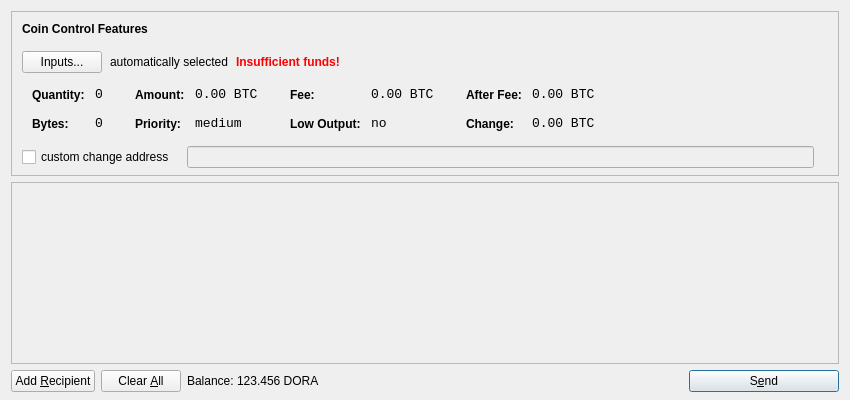
<?xml version="1.0" encoding="UTF-8"?>
<ui version="4.0">
 <class>SendCoinsDialog</class>
 <widget class="QDialog" name="SendCoinsDialog">
  <property name="geometry">
   <rect>
    <x>0</x>
    <y>0</y>
    <width>850</width>
    <height>400</height>
   </rect>
  </property>
  <property name="windowTitle">
   <string>Send Coins</string>
  </property>
  <layout class="QVBoxLayout" name="verticalLayout" stretch="0,1,0">
   <property name="bottomMargin">
    <number>8</number>
   </property>
   <item>
    <widget class="QFrame" name="frameCoinControl">
     <property name="sizePolicy">
      <sizepolicy hsizetype="Expanding" vsizetype="Expanding">
       <horstretch>0</horstretch>
       <verstretch>0</verstretch>
      </sizepolicy>
     </property>
     <property name="maximumSize">
      <size>
       <width>16777215</width>
       <height>16777215</height>
      </size>
     </property>
     <property name="frameShape">
      <enum>QFrame::StyledPanel</enum>
     </property>
     <property name="frameShadow">
      <enum>QFrame::Sunken</enum>
     </property>
     <layout class="QVBoxLayout" name="verticalLayoutCoinControl2">
      <property name="spacing">
       <number>-1</number>
      </property>
      <property name="leftMargin">
       <number>0</number>
      </property>
      <property name="topMargin">
       <number>0</number>
      </property>
      <property name="rightMargin">
       <number>0</number>
      </property>
      <property name="bottomMargin">
       <number>6</number>
      </property>
      <item>
       <layout class="QVBoxLayout" name="verticalLayoutCoinControl" stretch="0,0,0,0,1">
        <property name="spacing">
         <number>0</number>
        </property>
        <property name="leftMargin">
         <number>10</number>
        </property>
        <property name="topMargin">
         <number>10</number>
        </property>
        <item>
         <layout class="QHBoxLayout" name="horizontalLayoutCoinControl1">
          <property name="bottomMargin">
           <number>15</number>
          </property>
          <item>
           <widget class="QLabel" name="labelCoinControlFeatures">
            <property name="sizePolicy">
             <sizepolicy hsizetype="Preferred" vsizetype="Maximum">
              <horstretch>0</horstretch>
              <verstretch>0</verstretch>
             </sizepolicy>
            </property>
            <property name="font">
             <font>
              <weight>75</weight>
              <bold>true</bold>
             </font>
            </property>
            <property name="styleSheet">
             <string notr="true">font-weight:bold;</string>
            </property>
            <property name="text">
             <string>Coin Control Features</string>
            </property>
           </widget>
          </item>
         </layout>
        </item>
        <item>
         <layout class="QHBoxLayout" name="horizontalLayoutCoinControl2" stretch="0,0,0,0">
          <property name="spacing">
           <number>8</number>
          </property>
          <property name="bottomMargin">
           <number>10</number>
          </property>
          <item>
           <widget class="QPushButton" name="pushButtonCoinControl">
            <property name="styleSheet">
             <string notr="true"/>
            </property>
            <property name="text">
             <string>Inputs...</string>
            </property>
           </widget>
          </item>
          <item>
           <widget class="QLabel" name="labelCoinControlAutomaticallySelected">
            <property name="text">
             <string>automatically selected</string>
            </property>
            <property name="margin">
             <number>5</number>
            </property>
           </widget>
          </item>
          <item>
           <widget class="QLabel" name="labelCoinControlInsuffFunds">
            <property name="font">
             <font>
              <weight>75</weight>
              <bold>true</bold>
             </font>
            </property>
            <property name="styleSheet">
             <string notr="true">color:red;font-weight:bold;</string>
            </property>
            <property name="text">
             <string>Insufficient funds!</string>
            </property>
            <property name="margin">
             <number>5</number>
            </property>
           </widget>
          </item>
          <item>
           <spacer name="horizontalSpacerCoinControl">
            <property name="orientation">
             <enum>Qt::Horizontal</enum>
            </property>
            <property name="sizeHint" stdset="0">
             <size>
              <width>40</width>
              <height>1</height>
             </size>
            </property>
           </spacer>
          </item>
         </layout>
        </item>
        <item>
         <widget class="QWidget" name="widgetCoinControl" native="true">
          <property name="sizePolicy">
           <sizepolicy hsizetype="Preferred" vsizetype="Preferred">
            <horstretch>0</horstretch>
            <verstretch>0</verstretch>
           </sizepolicy>
          </property>
          <property name="minimumSize">
           <size>
            <width>0</width>
            <height>0</height>
           </size>
          </property>
          <property name="styleSheet">
           <string notr="true"/>
          </property>
          <layout class="QHBoxLayout" name="horizontalLayoutCoinControl5">
           <property name="margin">
            <number>0</number>
           </property>
           <item>
            <layout class="QHBoxLayout" name="horizontalLayoutCoinControl3" stretch="0,0,0,1">
             <property name="spacing">
              <number>20</number>
             </property>
             <property name="topMargin">
              <number>0</number>
             </property>
             <property name="bottomMargin">
              <number>10</number>
             </property>
             <item>
              <layout class="QFormLayout" name="formLayoutCoinControl1">
               <property name="horizontalSpacing">
                <number>10</number>
               </property>
               <property name="verticalSpacing">
                <number>14</number>
               </property>
               <property name="leftMargin">
                <number>10</number>
               </property>
               <property name="topMargin">
                <number>4</number>
               </property>
               <property name="rightMargin">
                <number>6</number>
               </property>
               <item row="0" column="0">
                <widget class="QLabel" name="labelCoinControlQuantityText">
                 <property name="styleSheet">
                  <string notr="true">font-weight:bold;</string>
                 </property>
                 <property name="text">
                  <string>Quantity:</string>
                 </property>
                 <property name="margin">
                  <number>0</number>
                 </property>
                </widget>
               </item>
               <item row="0" column="1">
                <widget class="QLabel" name="labelCoinControlQuantity">
                 <property name="font">
                  <font>
                   <family>Monospace</family>
                   <pointsize>10</pointsize>
                  </font>
                 </property>
                 <property name="cursor">
                  <cursorShape>IBeamCursor</cursorShape>
                 </property>
                 <property name="contextMenuPolicy">
                  <enum>Qt::ActionsContextMenu</enum>
                 </property>
                 <property name="text">
                  <string notr="true">0</string>
                 </property>
                 <property name="margin">
                  <number>0</number>
                 </property>
                 <property name="textInteractionFlags">
                  <set>Qt::LinksAccessibleByMouse|Qt::TextSelectableByKeyboard|Qt::TextSelectableByMouse</set>
                 </property>
                </widget>
               </item>
               <item row="1" column="0">
                <widget class="QLabel" name="labelCoinControlBytesText">
                 <property name="styleSheet">
                  <string notr="true">font-weight:bold;</string>
                 </property>
                 <property name="text">
                  <string>Bytes:</string>
                 </property>
                </widget>
               </item>
               <item row="1" column="1">
                <widget class="QLabel" name="labelCoinControlBytes">
                 <property name="font">
                  <font>
                   <family>Monospace</family>
                   <pointsize>10</pointsize>
                  </font>
                 </property>
                 <property name="cursor">
                  <cursorShape>IBeamCursor</cursorShape>
                 </property>
                 <property name="contextMenuPolicy">
                  <enum>Qt::ActionsContextMenu</enum>
                 </property>
                 <property name="text">
                  <string notr="true">0</string>
                 </property>
                 <property name="textInteractionFlags">
                  <set>Qt::LinksAccessibleByMouse|Qt::TextSelectableByKeyboard|Qt::TextSelectableByMouse</set>
                 </property>
                </widget>
               </item>
              </layout>
             </item>
             <item>
              <layout class="QFormLayout" name="formLayoutCoinControl2">
               <property name="horizontalSpacing">
                <number>10</number>
               </property>
               <property name="verticalSpacing">
                <number>14</number>
               </property>
               <property name="leftMargin">
                <number>6</number>
               </property>
               <property name="topMargin">
                <number>4</number>
               </property>
               <property name="rightMargin">
                <number>6</number>
               </property>
               <item row="0" column="0">
                <widget class="QLabel" name="labelCoinControlAmountText">
                 <property name="styleSheet">
                  <string notr="true">font-weight:bold;</string>
                 </property>
                 <property name="text">
                  <string>Amount:</string>
                 </property>
                 <property name="margin">
                  <number>0</number>
                 </property>
                </widget>
               </item>
               <item row="0" column="1">
                <widget class="QLabel" name="labelCoinControlAmount">
                 <property name="font">
                  <font>
                   <family>Monospace</family>
                   <pointsize>10</pointsize>
                  </font>
                 </property>
                 <property name="cursor">
                  <cursorShape>IBeamCursor</cursorShape>
                 </property>
                 <property name="contextMenuPolicy">
                  <enum>Qt::ActionsContextMenu</enum>
                 </property>
                 <property name="text">
                  <string notr="true">0.00 BTC</string>
                 </property>
                 <property name="textInteractionFlags">
                  <set>Qt::LinksAccessibleByMouse|Qt::TextSelectableByKeyboard|Qt::TextSelectableByMouse</set>
                 </property>
                </widget>
               </item>
               <item row="1" column="0">
                <widget class="QLabel" name="labelCoinControlPriorityText">
                 <property name="styleSheet">
                  <string notr="true">font-weight:bold;</string>
                 </property>
                 <property name="text">
                  <string>Priority:</string>
                 </property>
                </widget>
               </item>
               <item row="1" column="1">
                <widget class="QLabel" name="labelCoinControlPriority">
                 <property name="font">
                  <font>
                   <family>Monospace</family>
                   <pointsize>10</pointsize>
                  </font>
                 </property>
                 <property name="cursor">
                  <cursorShape>IBeamCursor</cursorShape>
                 </property>
                 <property name="contextMenuPolicy">
                  <enum>Qt::ActionsContextMenu</enum>
                 </property>
                 <property name="text">
                  <string>medium</string>
                 </property>
                 <property name="textInteractionFlags">
                  <set>Qt::LinksAccessibleByMouse|Qt::TextSelectableByKeyboard|Qt::TextSelectableByMouse</set>
                 </property>
                </widget>
               </item>
              </layout>
             </item>
             <item>
              <layout class="QFormLayout" name="formLayoutCoinControl3">
               <property name="horizontalSpacing">
                <number>10</number>
               </property>
               <property name="verticalSpacing">
                <number>14</number>
               </property>
               <property name="leftMargin">
                <number>6</number>
               </property>
               <property name="topMargin">
                <number>4</number>
               </property>
               <property name="rightMargin">
                <number>6</number>
               </property>
               <item row="0" column="0">
                <widget class="QLabel" name="labelCoinControlFeeText">
                 <property name="styleSheet">
                  <string notr="true">font-weight:bold;</string>
                 </property>
                 <property name="text">
                  <string>Fee:</string>
                 </property>
                 <property name="margin">
                  <number>0</number>
                 </property>
                </widget>
               </item>
               <item row="0" column="1">
                <widget class="QLabel" name="labelCoinControlFee">
                 <property name="font">
                  <font>
                   <family>Monospace</family>
                   <pointsize>10</pointsize>
                  </font>
                 </property>
                 <property name="cursor">
                  <cursorShape>IBeamCursor</cursorShape>
                 </property>
                 <property name="contextMenuPolicy">
                  <enum>Qt::ActionsContextMenu</enum>
                 </property>
                 <property name="text">
                  <string notr="true">0.00 BTC</string>
                 </property>
                 <property name="textInteractionFlags">
                  <set>Qt::LinksAccessibleByMouse|Qt::TextSelectableByKeyboard|Qt::TextSelectableByMouse</set>
                 </property>
                </widget>
               </item>
               <item row="1" column="0">
                <widget class="QLabel" name="labelCoinControlLowOutputText">
                 <property name="styleSheet">
                  <string notr="true">font-weight:bold;</string>
                 </property>
                 <property name="text">
                  <string>Low Output:</string>
                 </property>
                </widget>
               </item>
               <item row="1" column="1">
                <widget class="QLabel" name="labelCoinControlLowOutput">
                 <property name="font">
                  <font>
                   <family>Monospace</family>
                   <pointsize>10</pointsize>
                  </font>
                 </property>
                 <property name="cursor">
                  <cursorShape>IBeamCursor</cursorShape>
                 </property>
                 <property name="contextMenuPolicy">
                  <enum>Qt::ActionsContextMenu</enum>
                 </property>
                 <property name="text">
                  <string>no</string>
                 </property>
                 <property name="textInteractionFlags">
                  <set>Qt::LinksAccessibleByMouse|Qt::TextSelectableByKeyboard|Qt::TextSelectableByMouse</set>
                 </property>
                </widget>
               </item>
              </layout>
             </item>
             <item>
              <layout class="QFormLayout" name="formLayoutCoinControl4">
               <property name="horizontalSpacing">
                <number>10</number>
               </property>
               <property name="verticalSpacing">
                <number>14</number>
               </property>
               <property name="leftMargin">
                <number>6</number>
               </property>
               <property name="topMargin">
                <number>4</number>
               </property>
               <property name="rightMargin">
                <number>6</number>
               </property>
               <item row="0" column="0">
                <widget class="QLabel" name="labelCoinControlAfterFeeText">
                 <property name="styleSheet">
                  <string notr="true">font-weight:bold;</string>
                 </property>
                 <property name="text">
                  <string>After Fee:</string>
                 </property>
                 <property name="margin">
                  <number>0</number>
                 </property>
                </widget>
               </item>
               <item row="0" column="1">
                <widget class="QLabel" name="labelCoinControlAfterFee">
                 <property name="font">
                  <font>
                   <family>Monospace</family>
                   <pointsize>10</pointsize>
                  </font>
                 </property>
                 <property name="cursor">
                  <cursorShape>IBeamCursor</cursorShape>
                 </property>
                 <property name="contextMenuPolicy">
                  <enum>Qt::ActionsContextMenu</enum>
                 </property>
                 <property name="text">
                  <string notr="true">0.00 BTC</string>
                 </property>
                 <property name="textInteractionFlags">
                  <set>Qt::LinksAccessibleByMouse|Qt::TextSelectableByKeyboard|Qt::TextSelectableByMouse</set>
                 </property>
                </widget>
               </item>
               <item row="1" column="0">
                <widget class="QLabel" name="labelCoinControlChangeText">
                 <property name="styleSheet">
                  <string notr="true">font-weight:bold;</string>
                 </property>
                 <property name="text">
                  <string>Change:</string>
                 </property>
                </widget>
               </item>
               <item row="1" column="1">
                <widget class="QLabel" name="labelCoinControlChange">
                 <property name="font">
                  <font>
                   <family>Monospace</family>
                   <pointsize>10</pointsize>
                  </font>
                 </property>
                 <property name="cursor">
                  <cursorShape>IBeamCursor</cursorShape>
                 </property>
                 <property name="contextMenuPolicy">
                  <enum>Qt::ActionsContextMenu</enum>
                 </property>
                 <property name="text">
                  <string notr="true">0.00 BTC</string>
                 </property>
                 <property name="textInteractionFlags">
                  <set>Qt::LinksAccessibleByMouse|Qt::TextSelectableByKeyboard|Qt::TextSelectableByMouse</set>
                 </property>
                </widget>
               </item>
              </layout>
             </item>
            </layout>
           </item>
          </layout>
         </widget>
        </item>
        <item>
         <layout class="QHBoxLayout" name="horizontalLayoutCoinControl4" stretch="0,0,0">
          <property name="spacing">
           <number>12</number>
          </property>
          <property name="sizeConstraint">
           <enum>QLayout::SetDefaultConstraint</enum>
          </property>
          <property name="topMargin">
           <number>5</number>
          </property>
          <property name="rightMargin">
           <number>5</number>
          </property>
          <item>
           <widget class="QCheckBox" name="checkBoxCoinControlChange">
            <property name="text">
             <string>custom change address</string>
            </property>
           </widget>
          </item>
          <item>
           <widget class="QLineEdit" name="lineEditCoinControlChange">
            <property name="enabled">
             <bool>false</bool>
            </property>
            <property name="sizePolicy">
             <sizepolicy hsizetype="Expanding" vsizetype="Fixed">
              <horstretch>0</horstretch>
              <verstretch>0</verstretch>
             </sizepolicy>
            </property>
           </widget>
          </item>
          <item>
           <widget class="QLabel" name="labelCoinControlChangeLabel">
            <property name="sizePolicy">
             <sizepolicy hsizetype="Preferred" vsizetype="Expanding">
              <horstretch>0</horstretch>
              <verstretch>0</verstretch>
             </sizepolicy>
            </property>
            <property name="minimumSize">
             <size>
              <width>0</width>
              <height>0</height>
             </size>
            </property>
            <property name="text">
             <string/>
            </property>
            <property name="margin">
             <number>3</number>
            </property>
           </widget>
          </item>
         </layout>
        </item>
        <item>
         <spacer name="verticalSpacerCoinControl">
          <property name="orientation">
           <enum>Qt::Vertical</enum>
          </property>
          <property name="sizeHint" stdset="0">
           <size>
            <width>800</width>
            <height>1</height>
           </size>
          </property>
         </spacer>
        </item>
       </layout>
      </item>
     </layout>
    </widget>
   </item>
   <item>
    <widget class="QScrollArea" name="scrollArea">
     <property name="widgetResizable">
      <bool>true</bool>
     </property>
     <widget class="QWidget" name="scrollAreaWidgetContents">
      <property name="geometry">
       <rect>
        <x>0</x>
        <y>0</y>
        <width>830</width>
        <height>165</height>
       </rect>
      </property>
      <layout class="QVBoxLayout" name="verticalLayout_2">
       <property name="margin">
        <number>0</number>
       </property>
       <item>
        <layout class="QVBoxLayout" name="entries">
         <property name="spacing">
          <number>6</number>
         </property>
        </layout>
       </item>
       <item>
        <spacer name="verticalSpacer">
         <property name="orientation">
          <enum>Qt::Vertical</enum>
         </property>
         <property name="sizeHint" stdset="0">
          <size>
           <width>20</width>
           <height>40</height>
          </size>
         </property>
        </spacer>
       </item>
      </layout>
     </widget>
    </widget>
   </item>
   <item>
    <layout class="QHBoxLayout" name="horizontalLayout">
     <item>
      <widget class="QPushButton" name="addButton">
       <property name="toolTip">
        <string>Send to multiple recipients at once</string>
       </property>
       <property name="text">
        <string>Add &amp;Recipient</string>
       </property>
       <property name="icon">
        <iconset resource="../bitcoin.qrc">
         <normaloff>:/icons/add</normaloff>:/icons/add</iconset>
       </property>
       <property name="autoDefault">
        <bool>false</bool>
       </property>
      </widget>
     </item>
     <item>
      <widget class="QPushButton" name="clearButton">
       <property name="sizePolicy">
        <sizepolicy hsizetype="Minimum" vsizetype="Fixed">
         <horstretch>0</horstretch>
         <verstretch>0</verstretch>
        </sizepolicy>
       </property>
       <property name="toolTip">
        <string>Remove all transaction fields</string>
       </property>
       <property name="text">
        <string>Clear &amp;All</string>
       </property>
       <property name="icon">
        <iconset resource="../bitcoin.qrc">
         <normaloff>:/icons/remove</normaloff>:/icons/remove</iconset>
       </property>
       <property name="autoRepeatDelay">
        <number>300</number>
       </property>
       <property name="autoDefault">
        <bool>false</bool>
       </property>
      </widget>
     </item>
     <item>
      <layout class="QHBoxLayout" name="horizontalLayout_2">
       <property name="spacing">
        <number>3</number>
       </property>
       <item>
        <widget class="QLabel" name="label">
         <property name="text">
          <string>Balance:</string>
         </property>
        </widget>
       </item>
       <item>
        <widget class="QLabel" name="labelBalance">
         <property name="cursor">
          <cursorShape>IBeamCursor</cursorShape>
         </property>
         <property name="text">
          <string>123.456 DORA</string>
         </property>
         <property name="textInteractionFlags">
          <set>Qt::LinksAccessibleByMouse|Qt::TextSelectableByKeyboard|Qt::TextSelectableByMouse</set>
         </property>
        </widget>
       </item>
      </layout>
     </item>
     <item>
      <spacer name="horizontalSpacer">
       <property name="orientation">
        <enum>Qt::Horizontal</enum>
       </property>
       <property name="sizeHint" stdset="0">
        <size>
         <width>40</width>
         <height>20</height>
        </size>
       </property>
      </spacer>
     </item>
     <item>
      <widget class="QPushButton" name="sendButton">
       <property name="minimumSize">
        <size>
         <width>150</width>
         <height>0</height>
        </size>
       </property>
       <property name="toolTip">
        <string>Confirm the send action</string>
       </property>
       <property name="text">
        <string>S&amp;end</string>
       </property>
       <property name="icon">
        <iconset resource="../bitcoin.qrc">
         <normaloff>:/icons/send</normaloff>:/icons/send</iconset>
       </property>
       <property name="default">
        <bool>true</bool>
       </property>
      </widget>
     </item>
    </layout>
   </item>
  </layout>
 </widget>
 <resources>
  <include location="../bitcoin.qrc"/>
 </resources>
 <connections/>
</ui>
